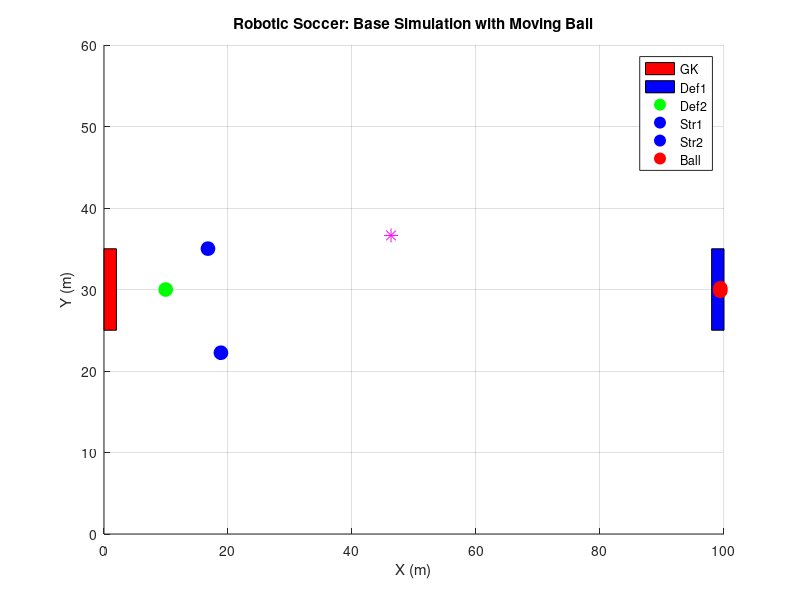

This figure's MATLAB source:
% Base 2D Robotic Soccer Simulation with Ball Physics (Ball Starts Moving)
clear; clc; close all;

% Field dimensions (meters)
fieldLength = 100;
fieldWidth = 60;
goalWidth = 10;

% Robot properties
robotRadius = 1;
ballRadius = 0.5;
robotSpeed = 2; % m/step

% Ball properties
ballVel = [randn()*2, randn()*2]; % Initial random velocity (small drift)
ballAccel = [0, 0]; % Acceleration
friction = 0.98; % Velocity decay per step
kickSpeed = 10; % Speed when kicked

% Initial positions (x, y)
gkPos = [5, fieldWidth/2];
def1Pos = [20, 20];
def2Pos = [20, 40];
str1Pos = [80, 25];
str2Pos = [80, 35];
ballPos = [50, 30];

% Simulation parameters
numSteps = 100;
dt = 0.1;

% Figure setup
figure;
axis([0 fieldLength 0 fieldWidth]);
hold on;
title('Robotic Soccer: Base Simulation with Moving Ball');
xlabel('X (m)'); ylabel('Y (m)');
grid on;

% Draw goals
rectangle('Position', [0, fieldWidth/2 - goalWidth/2, 2, goalWidth], 'FaceColor', 'red');
rectangle('Position', [fieldLength-2, fieldWidth/2 - goalWidth/2, 2, goalWidth], 'FaceColor', 'blue');

% Plot initial positions (robots first, ball last for visibility)
gkPlot = plot(gkPos(1), gkPos(2), 'go', 'MarkerSize', 10, 'MarkerFaceColor', 'green');
def1Plot = plot(def1Pos(1), def1Pos(2), 'bo', 'MarkerSize', 10, 'MarkerFaceColor', 'blue');
def2Plot = plot(def2Pos(1), def2Pos(2), 'bo', 'MarkerSize', 10, 'MarkerFaceColor', 'blue');
str1Plot = plot(str1Pos(1), str1Pos(2), 'ro', 'MarkerSize', 10, 'MarkerFaceColor', 'red');
str2Plot = plot(str2Pos(1), str2Pos(2), 'ro', 'MarkerSize', 10, 'MarkerFaceColor', 'red');
ballPlot = plot(ballPos(1), ballPos(2), 'm*', 'MarkerSize', 10, 'MarkerFaceColor', 'm'); % Purple star

% Add legend for clarity
legend('GK', 'Def1', 'Def2', 'Str1', 'Str2', 'Ball');

% Simulation loop
for t = 1:numSteps
    % Update ball physics (now with initial movement)
    ballVel = ballVel * friction; % Apply friction
    ballPos = ballPos + ballVel * dt;
    ballPos = max([0,0], min([fieldLength, fieldWidth], ballPos)); % Keep on field
    
    % Debug: Print ball position
    fprintf('Step %d: Ball at (%.2f, %.2f), Vel (%.2f, %.2f)\n', t, ballPos(1), ballPos(2), ballVel(1), ballVel(2));
    
    % Check for kicks (closest robot within 2m kicks)
    robotPositions = [gkPos; def1Pos; def2Pos; str1Pos; str2Pos];
    dists = vecnorm(robotPositions - ballPos, 2, 2);
    [minDist, idx] = min(dists);
    if minDist < 2
        % Kick towards target
        if idx == 1 % GK: Kick towards center
            target = [50, fieldWidth/2];
        elseif idx <= 3 % Defenders: Kick towards own goal
            target = [0, fieldWidth/2];
        else % Strikers: Kick towards opponent's goal
            target = [fieldLength, fieldWidth/2];
        end
        dir = (target - ballPos) / norm(target - ballPos);
        ballVel = kickSpeed * dir;
    end
    
    % Robot movements (same as before)
    % GK
    distGK = norm(ballPos - gkPos);
    if distGK < 10
        dirGK = (ballPos - gkPos) / distGK;
        gkPos = gkPos + robotSpeed * dt * dirGK;
    else
        gkPos(1) = max(0, min(10, gkPos(1) + randn()*0.5));
    end
    
    % Defenders
    for i = 1:2
        if i == 1
            pos = def1Pos;
        else
            pos = def2Pos;
        end
        dist = norm(ballPos - pos);
        if dist < 15
            dir = (ballPos - pos) / dist;
            pos = pos + robotSpeed * dt * dir;
        else
            pos = pos + [randn()*0.5, randn()*0.5];
        end
        if i == 1
            def1Pos = pos;
        else
            def2Pos = pos;
        end
    end
    
    % Strikers
    for i = 1:2
        if i == 1
            pos = str1Pos;
        else
            pos = str2Pos;
        end
        dist = norm(ballPos - pos);
        if dist < 20
            dir = (ballPos - pos) / dist;
            pos = pos + robotSpeed * dt * dir;
        else
            goalDir = ([fieldLength, fieldWidth/2] - pos) / norm([fieldLength, fieldWidth/2] - pos);
            pos = pos + robotSpeed * dt * goalDir;
        end
        if i == 1
            str1Pos = pos;
        else
            str2Pos = pos;
        end
    end
    
    % Update plots (ball last, fixed Y-data for str1)
    set(gkPlot, 'XData', gkPos(1), 'YData', gkPos(2));
    set(def1Plot, 'XData', def1Pos(1), 'YData', def1Pos(2));
    set(def2Plot, 'XData', def2Pos(1), 'YData', def2Pos(2));
    set(str1Plot, 'XData', str1Pos(1), 'YData', str1Pos(2));
    set(str2Plot, 'XData', str2Pos(1), 'YData', str2Pos(2));
    set(ballPlot, 'XData', ballPos(1), 'YData', ballPos(2));
    
    pause(0.05);
end